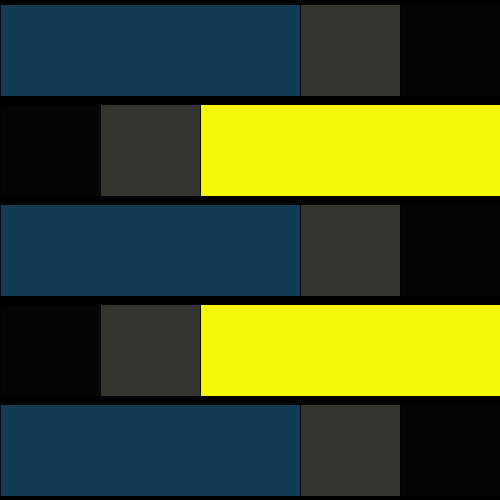
Frame 1 (no input)
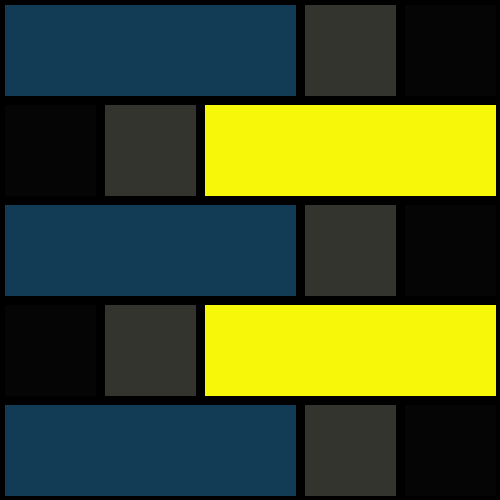
Frame 60 (the mouse pressed at the canvas centre just before this capture)
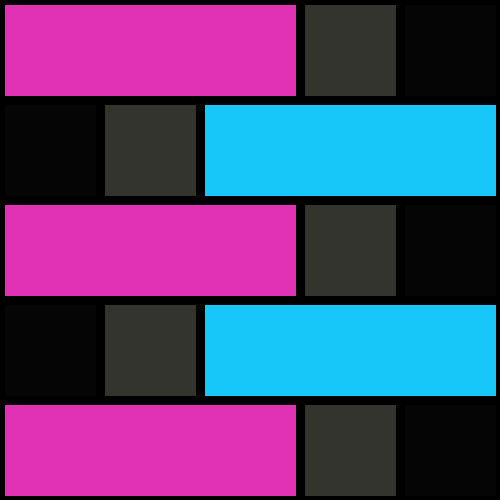
Frame 120 (the mouse held since frame 60 and released just before this capture)

The Processing sketch that drew these frames (run headless with seeded random() and noise(); from frame 60 on, the mouse is pressed at the canvas centre):

// Processing sketch: processing_106171
// ── processing_106171.pde

void setup() {
 size(500,500);
  background(52,52,47);
  smooth();
}

void draw() {  

fill(18,60,85);       //blue
  rect(0,0,300,100);
    
fill(247,247,10);     //Yellow
  rect(200,100,300,100);
    
  
fill(5,5,5);         //black
  rect(400,0,100,100);
  
fill(5,5,5);         //black
  rect(0,100,100,100);
  
//===============================================

fill(18,60,85);      //blue
  rect(0,200,300,100);
  
fill(247,247,10);      //yellow
  rect(200,300,300,100);
  
fill(5,5,5);           //blue
  rect(400,200,100,100);
  
fill(5,5,5);
  rect(0,300,100,100);
  
//============================================

fill(18,60,85);
  rect(0,400,300,100);
  
fill(5,5,5);
  rect(400,400,100,100);
 
//============================================ 

if(mousePressed) {
  fill(225,49,180);   //blue to pink
  rect(0,0,300,100);
  
  fill(225,49,180);
  rect(0,200,300,100);
  
  fill(225,49,180);
  rect(0,400,300,100);
  
  fill(23,199,250);
  rect(200,100,300,100);
  
  fill(23,199,250);
  rect(200,300,300,100);


}

    
    
//================Lines=======================

strokeWeight(9);
line(0,0,500,0);
line(0,100,500,100);
line(0,200,500,200);
line(0,300,500,300);
line(0,400,500,400);
line(0,500,500,500);


}
